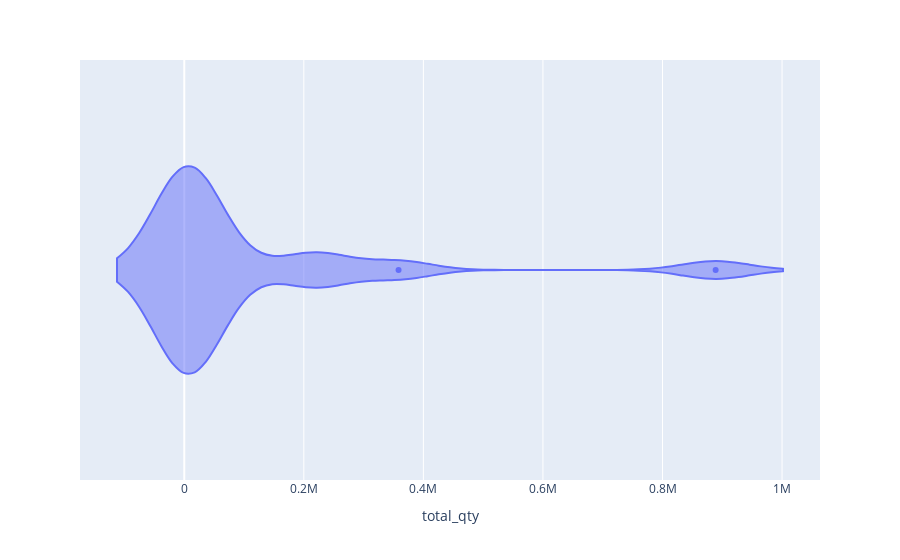

The code cell stored with this chart in its notebook:
### Code cell
fig = px.violin(
    cat_df,
    x="total_qty",
)

fig.show()

### Figure 1 — Plotly figure (JSON) as saved in the notebook; plotly's stock layout.template omitted (floating-point values rounded to 4 significant figures)
{"data": [{"alignmentgroup": "True", "box": {"visible": false}, "hovertemplate": "total_qty=%{x}<extra></extra>", "legendgroup": "", "marker": {"color": "#636efa"}, "name": "", "offsetgroup": "", "orientation": "h", "scalegroup": "True", "showlegend": false, "type": "violin", "x": [5295.0, 888900.0, 7026.0, 2027.0, 284.4, 15220.0, 50070.0, 5663.0, 232600.0, 202600.0, 6656.0, 1629.0, 156.4, 165.6, 358500.0, 1089.0], "x0": " ", "xaxis": "x", "y0": " ", "yaxis": "y"}], "layout": {"legend": {"tracegroupgap": 0}, "margin": {"t": 60}, "violinmode": "group", "xaxis": {"anchor": "y", "domain": [0, 1], "title": {"text": "total_qty"}}, "yaxis": {"anchor": "x", "domain": [0, 1]}}}
